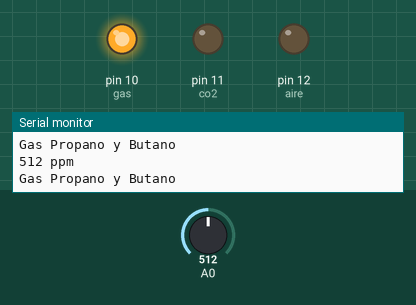
Recording of a sketch running on a simulated Arduino Uno, built with avr-gcc and run on an emulated ATmega328P. Shown: output pins drawn as LEDs (lit = HIGH), the last lines printed to the serial monitor. Inputs (shaded band) come from the test bench; at power-on: A0 = 512.

Above: at 1.3 s.
1.4 s: A0 set to 363
2.9 s: A0 set to 334
At 3.8 s:
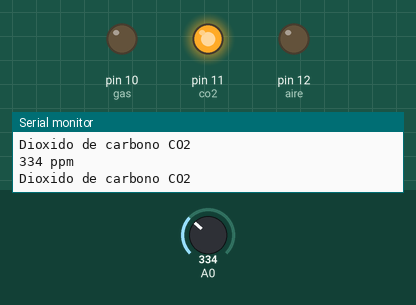
4.4 s: A0 set to 73
5.9 s: A0 set to 62
At 7.1 s:
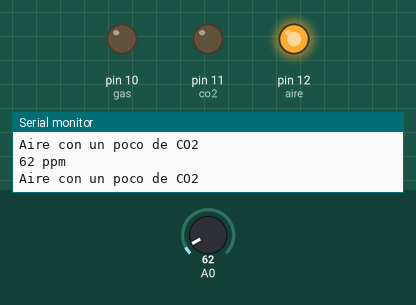
7.4 s: A0 set to 46
At 8.4 s:
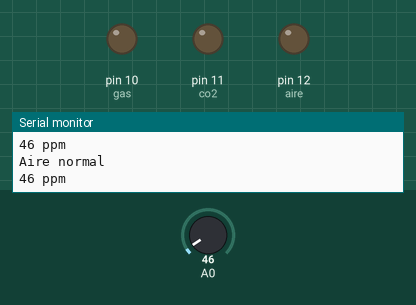
Timing chart, 0 to 9.9 s (numbered marks = the images above; inputs shaded):
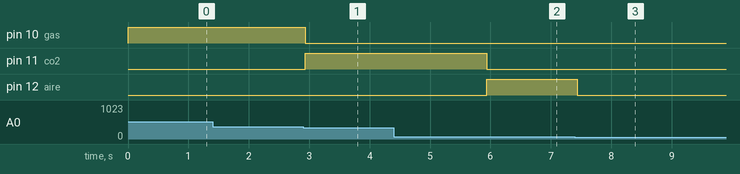

Measured:
- the behaviour switches between 351 and 350 on A0 (found by bisection; images 0 and 1)
- the behaviour switches between 66 and 65 on A0 (found by bisection; images 1 and 2)
- after the input at 2.9 s, pin 10 (gas): HIGH → LOW at once; pin 11 (co2): LOW → HIGH at once
- after the input at 5.9 s, pin 11 (co2): HIGH → LOW at once; pin 12 (aire): LOW → HIGH at once
- after the input at 7.4 s, pin 12 (aire): HIGH → LOW at once

The sketch:

sensorMQ135.ino
```cpp
int mqSignal = 0;
int aire = 12;
int co2 = 11;
int gas = 10;

void setup() {
  Serial.begin(9600);
  pinMode(aire, OUTPUT);
  pinMode(co2, OUTPUT);
  pinMode(gas, OUTPUT);

  digitalWrite(aire, LOW);
  digitalWrite(co2, LOW);
  digitalWrite(gas, LOW);
}

void loop() {
  mqSignal = analogRead(0);
  Serial.print(mqSignal, DEC);
  Serial.println(" ppm");

  if(mqSignal <= 55){
    Serial.println("Aire normal");
    digitalWrite(aire, LOW);
    digitalWrite(co2, LOW);
    digitalWrite(gas, LOW);
    delay(50);
  }

  if(mqSignal >= 56 && mqSignal <= 65){
    Serial.println("Aire con un poco de CO2");
    digitalWrite(aire, HIGH);
    digitalWrite(co2, LOW);
    digitalWrite(gas, LOW);
    delay(500);
  }

  if(mqSignal >= 74 && mqSignal <= 350){
    Serial.println("Dioxido de carbono CO2");
    digitalWrite(aire, LOW);
    digitalWrite(co2, HIGH);
    digitalWrite(gas, LOW);
    delay(500);
  }

  if(mqSignal >= 400){
    Serial.println("Gas Propano y Butano");
    digitalWrite(aire, LOW);
    digitalWrite(co2, LOW);
    digitalWrite(gas, HIGH); // Gas Propano y Butano
    delay(500);
  }

}
```
